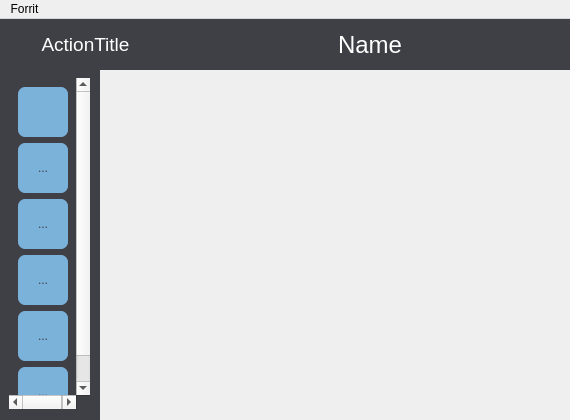
<?xml version="1.0" encoding="UTF-8"?>
<ui version="4.0">
 <class>AdminWindow</class>
 <widget class="QMainWindow" name="AdminWindow">
  <property name="geometry">
   <rect>
    <x>0</x>
    <y>0</y>
    <width>570</width>
    <height>420</height>
   </rect>
  </property>
  <property name="windowTitle">
   <string>Hraun Hótel - Stjórnandi</string>
  </property>
  <property name="styleSheet">
   <string notr="true">QFrame#frame, QFrame#frame_2, #scrollArea, #scrollAreaWidgetContents {
background-color: #3F4045;
color: #fff;
border: none;
}

QToolButton#toolButton, QToolButton#toolButton_2, QToolButton#toolButton_3, QToolButton#toolButton_4, QToolButton#toolButton_5, QToolButton#toolButton_6 {
background-color: #7BB2D9;
border-radius: 7px;
color: #3F4045;
}

#frame QToolButton:checked, #frame QToolButton:pressed, #frame QToolButton:hover {
color: #fff;
}
QLabel#labelTopName, QLabel#labelTopTitle {
color: #fff;
}
QVBoxLayout#verticalLayout_5 {
border-bottom: 1px solid #000;
background-color: rgb(255, 0, 0);
}
QLabel#labelBorder, QLabel#labelBorder_2, QLabel#labelBorder_3, QLabel#labelBorder_4, QLabel#labelBorder_5, QLabel#labelBorder_6 {
border-top: 1px solid rgba(0,0,0,0.2);
}</string>
  </property>
  <widget class="QWidget" name="centralwidget">
   <widget class="QFrame" name="frame">
    <property name="geometry">
     <rect>
      <x>-1</x>
      <y>49</y>
      <width>101</width>
      <height>381</height>
     </rect>
    </property>
    <property name="maximumSize">
     <size>
      <width>16777215</width>
      <height>381</height>
     </size>
    </property>
    <property name="frameShape">
     <enum>QFrame::StyledPanel</enum>
    </property>
    <property name="frameShadow">
     <enum>QFrame::Raised</enum>
    </property>
    <widget class="QLabel" name="label">
     <property name="geometry">
      <rect>
       <x>170</x>
       <y>150</y>
       <width>60</width>
       <height>16</height>
      </rect>
     </property>
     <property name="text">
      <string>TextLabel</string>
     </property>
    </widget>
    <widget class="QScrollArea" name="scrollArea">
     <property name="geometry">
      <rect>
       <x>10</x>
       <y>10</y>
       <width>81</width>
       <height>331</height>
      </rect>
     </property>
     <property name="widgetResizable">
      <bool>true</bool>
     </property>
     <widget class="QWidget" name="scrollAreaWidgetContents">
      <property name="geometry">
       <rect>
        <x>0</x>
        <y>0</y>
        <width>81</width>
        <height>364</height>
       </rect>
      </property>
      <layout class="QVBoxLayout" name="verticalLayout_2">
       <item alignment="Qt::AlignHCenter">
        <widget class="QToolButton" name="toolButton_4">
         <property name="minimumSize">
          <size>
           <width>50</width>
           <height>50</height>
          </size>
         </property>
         <property name="text">
          <string/>
         </property>
         <property name="iconSize">
          <size>
           <width>32</width>
           <height>32</height>
          </size>
         </property>
        </widget>
       </item>
       <item alignment="Qt::AlignHCenter">
        <widget class="QToolButton" name="toolButton_3">
         <property name="minimumSize">
          <size>
           <width>50</width>
           <height>50</height>
          </size>
         </property>
         <property name="text">
          <string>...</string>
         </property>
        </widget>
       </item>
       <item alignment="Qt::AlignHCenter">
        <widget class="QToolButton" name="toolButton_2">
         <property name="minimumSize">
          <size>
           <width>50</width>
           <height>50</height>
          </size>
         </property>
         <property name="text">
          <string>...</string>
         </property>
        </widget>
       </item>
       <item alignment="Qt::AlignHCenter">
        <widget class="QToolButton" name="toolButton">
         <property name="minimumSize">
          <size>
           <width>50</width>
           <height>50</height>
          </size>
         </property>
         <property name="text">
          <string>...</string>
         </property>
        </widget>
       </item>
       <item alignment="Qt::AlignHCenter">
        <widget class="QToolButton" name="toolButton_6">
         <property name="minimumSize">
          <size>
           <width>50</width>
           <height>50</height>
          </size>
         </property>
         <property name="text">
          <string>...</string>
         </property>
        </widget>
       </item>
       <item alignment="Qt::AlignHCenter">
        <widget class="QToolButton" name="toolButton_5">
         <property name="minimumSize">
          <size>
           <width>50</width>
           <height>50</height>
          </size>
         </property>
         <property name="text">
          <string>...</string>
         </property>
        </widget>
       </item>
      </layout>
     </widget>
    </widget>
   </widget>
   <widget class="QStackedWidget" name="stackedWidget">
    <property name="geometry">
     <rect>
      <x>100</x>
      <y>50</y>
      <width>471</width>
      <height>381</height>
     </rect>
    </property>
    <widget class="QWidget" name="page"/>
    <widget class="QWidget" name="page_2"/>
   </widget>
   <widget class="QFrame" name="frame_2">
    <property name="geometry">
     <rect>
      <x>0</x>
      <y>0</y>
      <width>571</width>
      <height>51</height>
     </rect>
    </property>
    <property name="frameShape">
     <enum>QFrame::StyledPanel</enum>
    </property>
    <property name="frameShadow">
     <enum>QFrame::Raised</enum>
    </property>
    <widget class="QWidget" name="horizontalLayoutWidget">
     <property name="geometry">
      <rect>
       <x>0</x>
       <y>0</y>
       <width>171</width>
       <height>51</height>
      </rect>
     </property>
     <layout class="QHBoxLayout" name="horizontalLayout">
      <item>
       <widget class="QLabel" name="labelTopTitle">
        <property name="font">
         <font>
          <pointsize>14</pointsize>
         </font>
        </property>
        <property name="text">
         <string>ActionTitle</string>
        </property>
        <property name="alignment">
         <set>Qt::AlignCenter</set>
        </property>
       </widget>
      </item>
     </layout>
    </widget>
    <widget class="QWidget" name="verticalLayoutWidget">
     <property name="geometry">
      <rect>
       <x>170</x>
       <y>0</y>
       <width>401</width>
       <height>51</height>
      </rect>
     </property>
     <layout class="QVBoxLayout" name="verticalLayout">
      <item alignment="Qt::AlignHCenter">
       <widget class="QLabel" name="labelTopName">
        <property name="font">
         <font>
          <pointsize>18</pointsize>
         </font>
        </property>
        <property name="text">
         <string>Name</string>
        </property>
       </widget>
      </item>
     </layout>
    </widget>
   </widget>
  </widget>
  <widget class="QMenuBar" name="menubar">
   <property name="geometry">
    <rect>
     <x>0</x>
     <y>0</y>
     <width>570</width>
     <height>22</height>
    </rect>
   </property>
   <widget class="QMenu" name="menuForrit">
    <property name="title">
     <string>Forrit</string>
    </property>
    <addaction name="actionSkra_ut"/>
    <addaction name="actionH_tta"/>
   </widget>
   <addaction name="menuForrit"/>
  </widget>
  <action name="actionSkra_ut">
   <property name="text">
    <string>Skrá út</string>
   </property>
  </action>
  <action name="actionH_tta">
   <property name="text">
    <string>Hætta</string>
   </property>
  </action>
 </widget>
 <resources>
  <include location="../resources/totalIcons.qrc"/>
 </resources>
 <connections/>
</ui>
